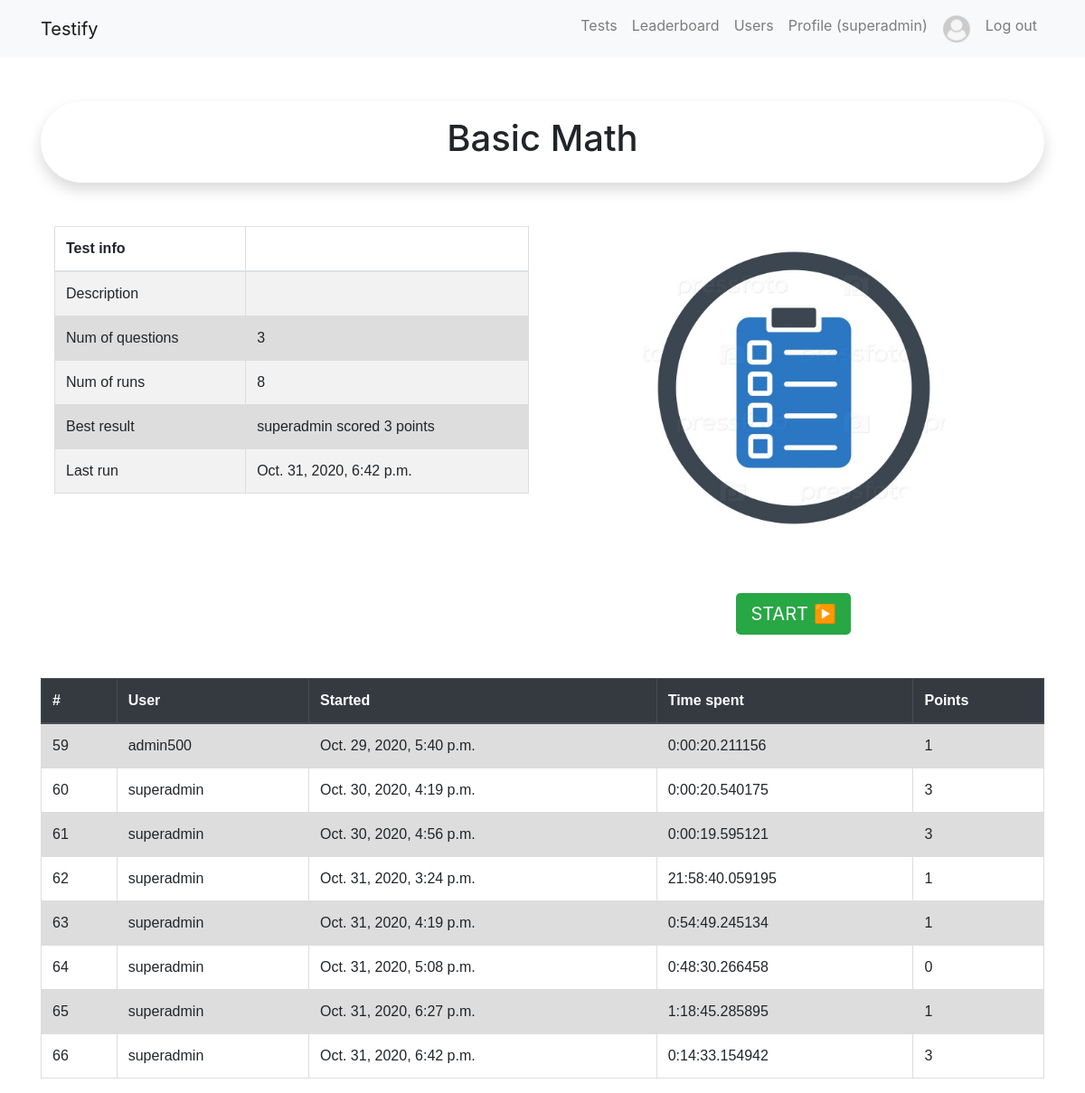
/testify/1/ (signed in), run on an earlier commit of the app's database.
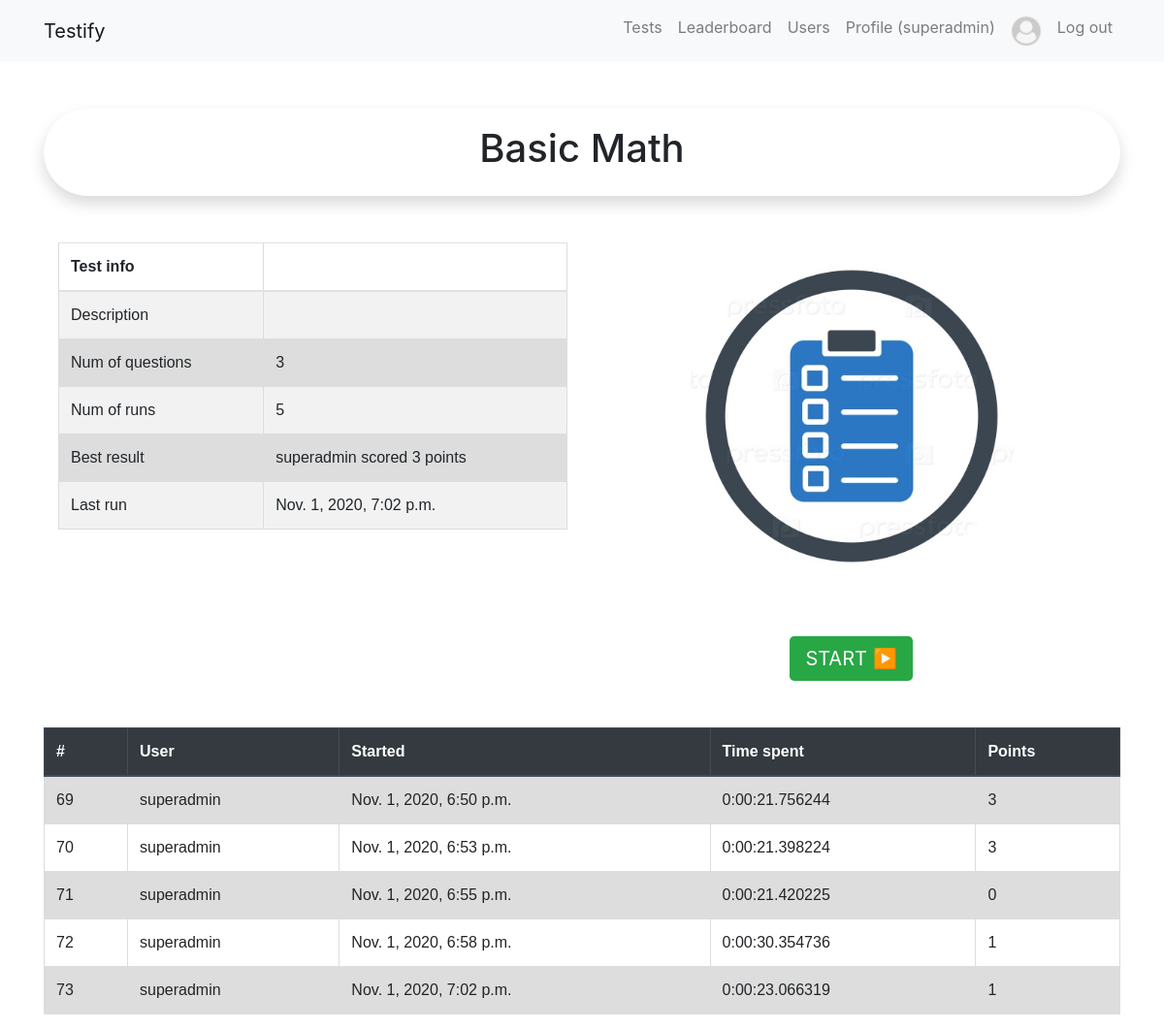
And on a later commit of the database.
### accounts/models.py (models this page shows, shortened)
class User(AbstractUser):
    image = models.ImageField(null=True, default='default.jpg', upload_to='pics/')
    interests = models.CharField(max_length=128, null=True, blank=True)
    birth_date = models.DateField(null=True, blank=True)
    rating = models.SmallIntegerField(null=True, blank=True)

### testify/models.py (models this page shows, shortened)
class Test(models.Model):
    QUESTION_MIN_LIMIT = 3
    QUESTION_MAX_LIMIT = 20
    class LEVEL_CHOICES(models.IntegerChoices):
        BASIC = 0, "Basic"
        MIDDLE = 1, "Middle"
        ADVANCED = 2, "Advanced"
    topic = models.ForeignKey(to=Topic, related_name='tests', null=True, on_delete=models.SET_NULL)
    title = models.CharField(max_length=64)
    description = models.TextField(max_length=1024, null=True, blank=True)
    level = models.PositiveSmallIntegerField(choices=LEVEL_CHOICES.choices, default=LEVEL_CHOICES.MIDDLE)
    image = models.ImageField(default='default.png', upload_to='covers')
    def __str__(self):
        return f'{self.title}'

class TestResult(BaseModel):
    class STATE(models.IntegerChoices):
        NEW = 0, "New"
        FINISHED = 1, "Finished"
    user = models.ForeignKey(to=User, related_name='test_results', on_delete=models.CASCADE)
    test = models.ForeignKey(to=Test, related_name='test_results', on_delete=models.CASCADE)
    state = models.PositiveSmallIntegerField(default=STATE.NEW, choices=STATE.choices)
    num_correct_answers = models.PositiveSmallIntegerField(
        default=0,
        validators=[MaxValueValidator(Test.QUESTION_MAX_LIMIT)]
    )
    num_incorrect_answers = models.PositiveSmallIntegerField(
        default=0,
        validators=[MaxValueValidator(Test.QUESTION_MAX_LIMIT)]
    )
    current_order_number = models.PositiveSmallIntegerField(
        validators=[MinValueValidator(1), MaxValueValidator(Test.QUESTION_MAX_LIMIT)])
    def points(self):
        return max(0, self.num_correct_answers - self.num_incorrect_answers)
    def time_spent(self):
        return self.write_date - self.create_date
    @classmethod
    def current_unfinished_run(cls, user, test_id):
        qs = cls.objects.filter(
            user=user,
            state=cls.STATE.NEW,
            test=test_id,
        )
        return qs.first() if qs.count() else None
    @staticmethod
    def best_result(test_id):
        queryset = TestResult.objects.filter(test=test_id)
        if queryset.count() > 0:
            obj = queryset.extra(select={
                'points': 'num_correct_answers - num_incorrect_answers', 'duration': 'write_date - create_date'},
                order_by=['-points', 'duration'])[0]
            result = f'{obj.user} scored {obj.num_correct_answers} points'
            return result
        else:
            result = 'No one has done this test yet'
            return result
    @staticmethod
    def last_run(test_id):
        if TestResult.objects.filter(test=test_id).count() > 0:
            ob = TestResult.objects.filter(test=test_id).order_by('-write_date').first()
            result = ob.write_date
            return result
        else:
            result = 'No one has run this test yet'
            return result

### testify/views.py (the view)
# urls.py: path('<int:id>/', TestDetailView.as_view(), name='details'),
class TestDetailView(LoginRequiredMixin, DetailView):
    model = Test
    template_name = 'details.html'
    context_object_name = 'test'
    pk_url_kwarg = 'id'
    def get_context_data(self, **kwargs):
        context = super().get_context_data(**kwargs)
        test_id = self.kwargs['id']
        all_results = TestResult.objects.filter(test=test_id)
        context['all_results'] = all_results
        context['best_result'] = TestResult.best_result(test_id)
        context['last_run'] = TestResult.last_run(test_id)
        context['current_unfinished_run'] = TestResult.current_unfinished_run(
            user=self.request.user,
            test_id=test_id,
        )
        return context

### testify/templates/details.html (shortened to what this page needs)
{% extends 'base.html' %}
{% block header %}
    <h1>{{ test }}</h1>
{% endblock %}
{% block content %}
    <div class="container">
        <div class="row">
            <div class="col-sm">
                  <table class="table table-striped">
                    <thead>
                      <tr>
                        <th>Test info</th>
                        <th></th>
                      </tr>
                    </thead>
                    <tbody>
                      <tr>
                        <td>Description</td>
                        <td>{{ test.description }}</td>
                      </tr>
                      <tr>
                        <td>Num of questions</td>
                        <td>{{ test.questions.count }}</td>
                      </tr>
                      <tr>
                        <td>Num of runs</td>
                        <td>{{ test.test_results.count }}</td>
                      </tr>
                      <tr>
                        <td>Best result</td>
                        <td>{{ best_result }}</td>
                      </tr>
                      <tr>
                        <td>Last run</td>
                        <td>{{ last_run }}</td>
                      </tr>
                    </tbody>
                  </table>
            </div>
            <div class="col-sm">
                <div class="d-flex justify-content-center">
                    <img class="rounded-circle p-1 m-1" width="350" height="350"  src="{{ test.image.url }}">
                </div>
                {% if current_unfinished_run %}
                    <div class="d-flex justify-content-center mt-5 mb-5" >
                            <a href="{% url 'tests:start' id=test.id %}" type="button" class="btn-lg btn-warning">CONTINUE ▶️</a>
                    </div>
                {% else %}
                <div class="d-flex justify-content-center mt-5 mb-5" >
                        <a href="{% url 'tests:start' id=test.id %}" type="button" class="btn-lg btn-success">START ▶️</a>
                </div>
                {% endif %}
            </div>
        </div>
    </div>
{% if last_run != 'No one has run this test yet' %}
<table class="table table-striped">
    <thead class="thead-dark">
        <tr>
            <th>#</th>
            <th>User</th>
            <th>Started</th>
            <th>Time spent</th>
            <th>Points</th>
        </tr>
    {% for result in all_results %}
        <tr>
            <td>{{ result.id }}</td>
            <td>{{ result.user }}</td>
            <td>{{ result.write_date }}</td>
            <td>{{ result.time_spent }}</td>
            <td>{{ result.points }}</td>
        </tr>
    {% endfor %}
</table>
{% endif %}
{% endblock %}

### templates/base.html (shortened to what this page needs)
<!DOCTYPE html>
<html lang="en">
<head>
<link rel="stylesheet" href="https://stackpath.bootstrapcdn.com/bootstrap/4.5.2/css/bootstrap.min.css"
>
</head>
<body>
{%url 'tests:list' as List %}
{%url 'accounts:leaderboard' as Leaderboard %}
{%url 'accounts:users' as Users %}
{%url 'accounts:profile' as Profile %}
{%url 'accounts:register' as Register %}
{%url 'accounts:login' as Login %}
<nav class="navbar navbar-expand-lg navbar-light bg-light">
    <div class="container">
      <a class="navbar-brand" href="{% url 'core:index' %}">Testify</a>
      <div class="collapse navbar-collapse" id="navbarSupportedContent">
            <ul class="navbar-nav ">
                {% if user.is_authenticated %}
                <li class="nav-item {% if request.path == List %} active {% endif %}">
                    <a class="nav-link" href="{% url 'tests:list' %}">Tests</a>
                </li>
                <li class="nav-item {% if request.path == Leaderboard %} active {% endif %}">
                    <a class="nav-link" href="{% url 'accounts:leaderboard' %}">Leaderboard</a>
                </li>
                <li class="nav-item {% if request.path == Users %} active {% endif %}">
                    <a class="nav-link" href="{% url 'accounts:users' %}">Users</a>
                </li>
                <li class="nav-item {% if request.path == Profile %} active {% endif %}">
                    <a class="nav-link" href="{% url 'accounts:profile' %}">Profile ({{ user.username }})</a>
                </li>
                <li class="img-circle.vert">
                    <img class="rounded-circle p-1 m-1" width="40" height="40" src=" {{ user.image.url }} ">
                </li>
                <li class="nav-item">
                    <a class="nav-link" href="{% url 'accounts:logout' %}">Log out</a>
                </li>
                {% endif %}
            </ul>
      </div>
    </div>
</nav>
<div class="container">
    <div class="border border-white rounded-pill shadow p-3 mb-5 mt-5 bg-white rounded text-center">
        {% block header %}{% endblock %}
    </div>
    {% block content %}
    {% endblock %}
</div>
</body>
</html>

### templates/base.html (style rules this page uses)
table { font-family: arial, sans-serif; border-collapse: collapse; width: 100%; }
td, th { border: 1px solid #dddddd; text-align: left; padding: 8px; }
tr:nth-child(even) { background-color: #dddddd; }

What changed in the data, as far as the page shows it:
removed TestResult: write_date "Oct. 31, 2020, 6:42 p.m.", id "66", user "superadmin", time_spent "0:14:33.154942", points "3"
removed TestResult: id "59", user "admin500", write_date "Oct. 29, 2020, 5:40 p.m.", time_spent "0:00:20.211156", points "1"
removed TestResult: id "60", user "superadmin", write_date "Oct. 30, 2020, 4:19 p.m.", time_spent "0:00:20.540175", points "3"
removed TestResult: id "61", user "superadmin", write_date "Oct. 30, 2020, 4:56 p.m.", time_spent "0:00:19.595121", points "3"
removed TestResult: id "62", user "superadmin", write_date "Oct. 31, 2020, 3:24 p.m.", time_spent "21:58:40.059195", points "1"
removed TestResult: id "63", user "superadmin", write_date "Oct. 31, 2020, 4:19 p.m.", time_spent "0:54:49.245134", points "1"
removed TestResult: id "64", user "superadmin", write_date "Oct. 31, 2020, 5:08 p.m.", time_spent "0:48:30.266458", points "0"
removed TestResult: id "65", user "superadmin", write_date "Oct. 31, 2020, 6:27 p.m.", time_spent "1:18:45.285895", points "1"
computed for Test "Basic Math": test_results.count "8" → "5"
added TestResult: write_date "Nov. 1, 2020, 7:02 p.m.", id "73", user "superadmin", time_spent "0:00:23.066319", points "1"
added TestResult: id "69", user "superadmin", write_date "Nov. 1, 2020, 6:50 p.m.", time_spent "0:00:21.756244", points "3"
added TestResult: id "70", user "superadmin", write_date "Nov. 1, 2020, 6:53 p.m.", time_spent "0:00:21.398224", points "3"
added TestResult: id "71", user "superadmin", write_date "Nov. 1, 2020, 6:55 p.m.", time_spent "0:00:21.420225", points "0"
added TestResult: id "72", user "superadmin", write_date "Nov. 1, 2020, 6:58 p.m.", time_spent "0:00:30.354736", points "1"
